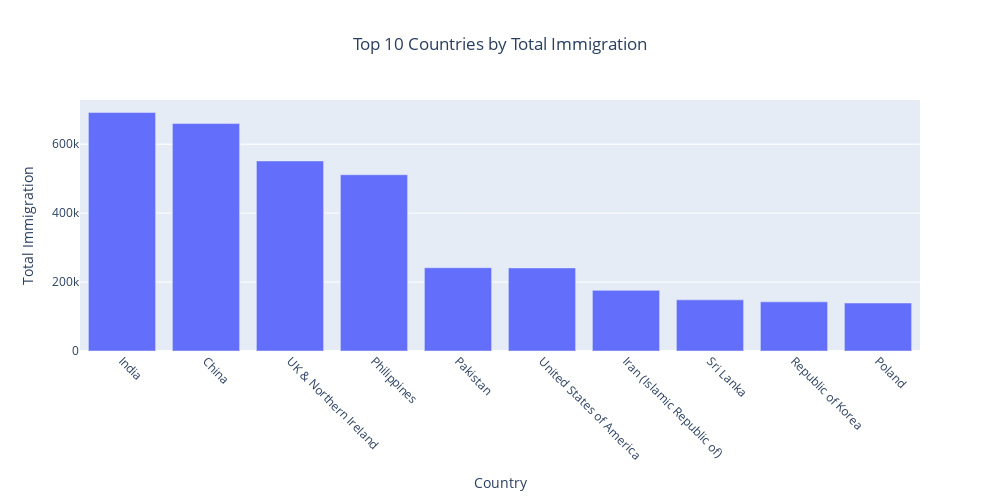

The code cell stored with this chart in its notebook:
### Markdown cell above
This code facilitates an interactive visualization of the top 'X' countries with the highest total immigration. The visualization is presented through an interactive bar graph created using Plotly. Users have the flexibility to input various values for 'X,' determining the number of countries displayed in the graph. Additionally, users can opt to continue exploring the data by entering 'yes' when prompted.

### Code cell
def plot_top_countries(X):
    # Extract the first X entries
    top_X_countries = df_can.head(X)

    # Create an interactive bar graph using plotly
    fig = px.bar(top_X_countries, x='Country', y='Total_by_country',
                 labels={'Total_by_country': 'Total Immigration'},
                 title=f'Top {X} Countries by Total Immigration')

    # Customize the layout
    fig.update_layout(xaxis_title='Country', yaxis_title='Total Immigration', width=1000, height=500)
    fig.update_xaxes(tickangle=45, tickmode='array', tickvals=top_X_countries.index, ticktext=top_X_countries['Country'])
    fig.update_layout(title_x=0.5)
    # Show the interactive plot
    fig.show()

# Specify the number of entries to extract
while True:
    X = int(input("Enter the number of countries (X): "))
    if X < 1:
        print("Invalid input. Please enter a positive integer.")
    else:
        plot_top_countries(X)
    # Ask if the user wants to continue
    continue_input = input("Do you want to enter another value? (yes/no): ").lower()
    if continue_input != 'yes':
        break

### Figure 1 — Plotly figure (JSON) as saved in the notebook; plotly's stock layout.template omitted (floating-point values rounded to 4 significant figures)
{"data": [{"alignmentgroup": "True", "hovertemplate": "Country=%{x}<br>Total Immigration=%{y}<extra></extra>", "legendgroup": "", "marker": {"color": "#636efa", "pattern": {"shape": ""}}, "name": "", "offsetgroup": "", "orientation": "v", "showlegend": false, "textposition": "auto", "type": "bar", "x": ["India", "China", "UK & Northern Ireland", "Philippines", "Pakistan", "United States of America", "Iran (Islamic Republic of)", "Sri Lanka", "Republic of Korea", "Poland"], "xaxis": "x", "y": [691904, 659962, 551500, 511391, 241600, 241122, 175923, 148358, 142581, 139241], "yaxis": "y"}], "layout": {"barmode": "relative", "height": 500, "legend": {"tracegroupgap": 0}, "title": {"text": "Top 10 Countries by Total Immigration", "x": 0.5}, "width": 1000, "xaxis": {"anchor": "y", "autorange": true, "domain": [0, 1], "range": [-0.5, 9.5], "tickangle": 45, "tickmode": "array", "ticktext": ["India", "China", "UK & Northern Ireland", "Philippines", "Pakistan", "United States of America", "Iran (Islamic Republic of)", "Sri Lanka", "Republic of Korea", "Poland"], "tickvals": [0, 1, 2, 3, 4, 5, 6, 7, 8, 9], "title": {"text": "Country"}, "type": "category"}, "yaxis": {"anchor": "x", "autorange": true, "domain": [0, 1], "range": [0, 728320], "title": {"text": "Total Immigration"}, "type": "linear"}}}
